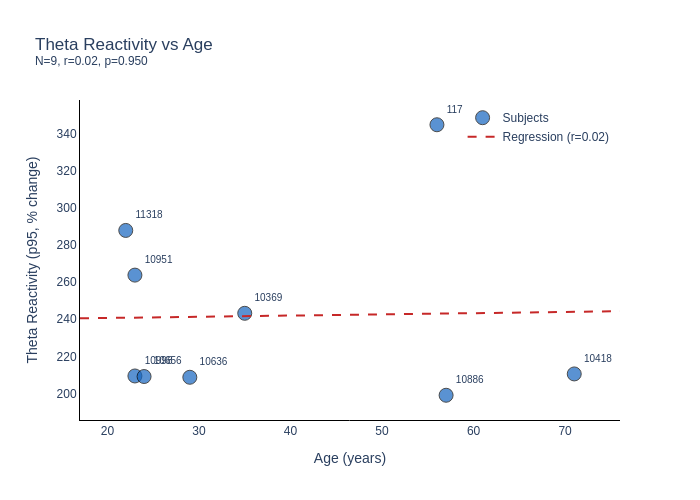

Notebook code cell kept with this figure:
### Markdown cell above
---
## 13. Theta Reactivity vs Age

Examine whether theta reactivity varies with age.

### Code cell
def plot_theta_vs_age(clean_subject_avg):
    """
    Scatter plot of theta reactivity (p95) vs age.
    """
    df = clean_subject_avg.reset_index().dropna(subset=['age', 'theta_p95'])
    
    if len(df) < 3:
        print("Not enough subjects with age data")
        return None
    
    # Compute correlation
    r, p = pearsonr(df['age'], df['theta_p95'])
    rho, p_spearman = spearmanr(df['age'], df['theta_p95'])
    
    print(f"=== Theta Reactivity vs Age ===")
    print(f"N = {len(df)} subjects")
    print(f"Age range: {df['age'].min():.0f} - {df['age'].max():.0f} years")
    print(f"Pearson r = {r:.3f}, p = {p:.3f}")
    print(f"Spearman ρ = {rho:.3f}, p = {p_spearman:.3f}")
    
    # Create scatter plot
    fig = go.Figure()
    
    fig.add_trace(go.Scatter(
        x=df['age'],
        y=df['theta_p95'],
        mode='markers+text',
        marker=dict(size=14, color=COLOR_BLUE, opacity=0.7, line=dict(width=1, color='black')),
        text=df['subject_id'],
        textposition='top right',
        textfont=dict(size=10),
        name='Subjects'
    ))
    
    # Add regression line
    z = np.polyfit(df['age'], df['theta_p95'], 1)
    x_line = np.linspace(df['age'].min() - 5, df['age'].max() + 5, 100)
    fig.add_trace(go.Scatter(
        x=x_line,
        y=np.poly1d(z)(x_line),
        mode='lines',
        line=dict(color=COLOR_RED, width=2, dash='dash'),
        name=f'Regression (r={r:.2f})'
    ))
    
    fig.update_layout(
        title=f'Theta Reactivity vs Age<br><sup>N={len(df)}, r={r:.2f}, p={p:.3f}</sup>',
        xaxis_title='Age (years)',
        yaxis_title='Theta Reactivity (p95, % change)',
        template=PLOTLY_TEMPLATE,
        font=dict(family='Arial'),
        legend=dict(yanchor='top', y=0.99, xanchor='right', x=0.99),
        height=500,
        width=700
    )
    
    fig.update_xaxes(showgrid=False, zeroline=False, linecolor='black', linewidth=1)
    fig.update_yaxes(showgrid=False, zeroline=False, linecolor='black', linewidth=1)
    
    fig.show()
    return fig, df


fig_age_scatter, age_df = plot_theta_vs_age(clean_subject_avg)
if fig_age_scatter:
    fig_age_scatter.write_html(OUTPUT_DIR / 'theta_reactivity_vs_age_scatter.html')
    print(f"\nSaved: {OUTPUT_DIR / 'theta_reactivity_vs_age_scatter.html'}")

### Figure 1 — Plotly figure (JSON) as saved in the notebook; plotly's stock layout.template omitted (floating-point values rounded to 4 significant figures)
{"data": [{"marker": {"color": "#1565C0", "line": {"color": "black", "width": 1}, "opacity": 0.7, "size": 14}, "mode": "markers+text", "name": "Subjects", "text": ["11773", "11318", "10951", "10369", "10418", "10998", "10656", "10636", "10886"], "textfont": {"size": 10}, "textposition": "top right", "type": "scatter", "x": [56, 22, 23, 35, 71, 23, 24, 29, 57], "y": [344.9, 287.9, 263.8, 243.2, 210.5, 209.4, 209.1, 208.7, 199]}, {"line": {"color": "#C62828", "dash": "dash", "width": 2}, "mode": "lines", "name": "Regression (r=0.02)", "type": "scatter", "x": [17, 17.6, 18.19, 18.79, 19.38, 19.98, 20.58, 21.17, 21.77, 22.36, 22.96, 23.56, 24.15, 24.75, 25.34, 25.94, 26.54, 27.13, 27.73, 28.32, 28.92, 29.52, 30.11, 30.71, 31.3, 31.9, 32.49, 33.09, 33.69, 34.28, 34.88, 35.47, 36.07, 36.67, 37.26, 37.86, 38.45, 39.05, 39.65, 40.24, 40.84, 41.43, 42.03, 42.63, 43.22, 43.82, 44.41, 45.01, 45.61, 46.2, 46.8, 47.39, 47.99, 48.59, 49.18, 49.78, 50.37, 50.97, 51.57, 52.16, 52.76, 53.35, 53.95, 54.55, 55.14, 55.74, 56.33, 56.93, 57.53, 58.12, 58.72, 59.31, 59.91, 60.51, 61.1, 61.7, 62.29, 62.89, 63.48, 64.08, 64.68, 65.27, 65.87, 66.46, 67.06, 67.66, 68.25, 68.85, 69.44, 70.04, 70.64, 71.23, 71.83, 72.42, 73.02, 73.62, 74.21, 74.81, 75.4, 76], "y": [240.5, 240.5, 240.6, 240.6, 240.6, 240.7, 240.7, 240.8, 240.8, 240.8, 240.9, 240.9, 240.9, 241.0, 241.0, 241.1, 241.1, 241.1, 241.2, 241.2, 241.3, 241.3, 241.3, 241.4, 241.4, 241.5, 241.5, 241.5, 241.6, 241.6, 241.6, 241.7, 241.7, 241.8, 241.8, 241.8, 241.9, 241.9, 242.0, 242.0, 242.0, 242.1, 242.1, 242.1, 242.2, 242.2, 242.3, 242.3, 242.3, 242.4, 242.4, 242.5, 242.5, 242.5, 242.6, 242.6, 242.7, 242.7, 242.7, 242.8, 242.8, 242.8, 242.9, 242.9, 243.0, 243.0, 243.0, 243.1, 243.1, 243.2, 243.2, 243.2, 243.3, 243.3, 243.3, 243.4, 243.4, 243.5, 243.5, 243.5, 243.6, 243.6, 243.7, 243.7, 243.7, 243.8, 243.8, 243.9, 243.9, 243.9, 244.0, 244.0, 244.0, 244.1, 244.1, 244.2, 244.2, 244.2, 244.3, 244.3]}], "layout": {"font": {"family": "Arial"}, "height": 500, "legend": {"x": 0.99, "xanchor": "right", "y": 0.99, "yanchor": "top"}, "title": {"text": "Theta Reactivity vs Age<br><sup>N=9, r=0.02, p=0.950</sup>"}, "width": 700, "xaxis": {"autorange": true, "linecolor": "black", "linewidth": 1, "range": [17, 76], "showgrid": false, "title": {"text": "Age (years)"}, "type": "linear", "zeroline": false}, "yaxis": {"autorange": true, "linecolor": "black", "linewidth": 1, "range": [185.7, 358.2], "showgrid": false, "title": {"text": "Theta Reactivity (p95, % change)"}, "type": "linear", "zeroline": false}}}
